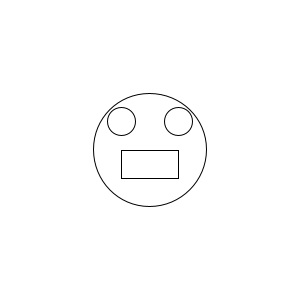
Frame 1 (no input)
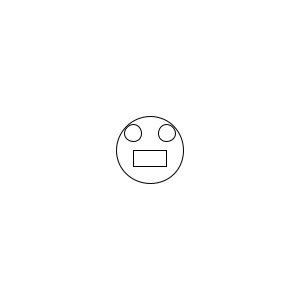
Frame 60 (the mouse pressed at the canvas centre just before this capture)
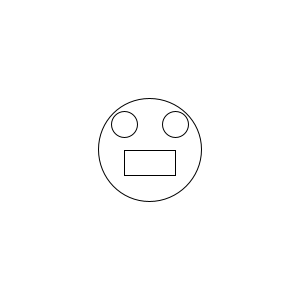
Frame 120 (the mouse held since frame 60 and released just before this capture)

The Processing sketch that drew these frames (run headless with seeded random() and noise(); from frame 60 on, the mouse is pressed at the canvas centre):

// Processing sketch: processing_5502
// ── processing_5502.pde

/**
 *    a smiley thing that's hooked to the frameCount
 *
 *    fjenett 20091027
 */

    // setup is called once at startup
    void setup ()
    {
        size( 300, 300 );        // size of the drawing area
        
        frameRate( 24 );        // set the speed, frames per second
    }
    
    
    // draw is being called again and again allowing for your code to
    // be dynamic and interactive
    void draw () 
    {
        background(255);        // clear the drawing area with white
    
        float r = 40 + ( sin(frameCount) * 20 );  // calculate r to be a float value between 20.0 and 60.0
        // frameCount is the internal counter that holds how often draw() was called
        // sin() will return a value between -1.0 and 1.0 depending on the value passed to it
    
        // the drawing below is based on the variable "r" allowing it become dynamic
    
        ellipse( width/2, height/2, 2*r, 2*r ); // "width" and "height" hold the size of the drawing area
    
        ellipse( width/2-r/2, height/2-r/2, r/2, r/2 );
        ellipse( width/2+r/2, height/2-r/2, r/2, r/2 );
    
        rect( width/2-r/2, height/2, r, r/2 );
    }
